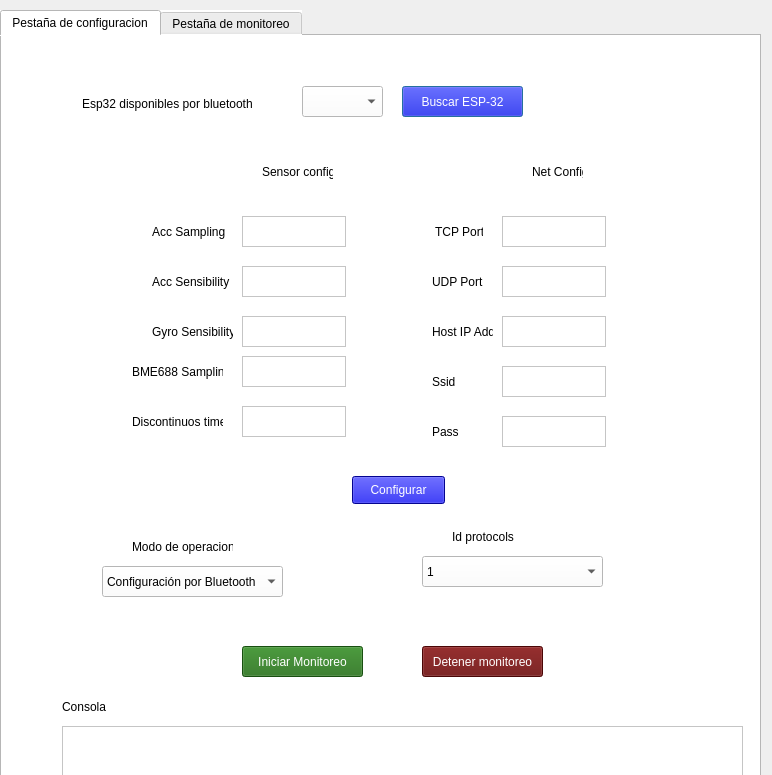
<?xml version="1.0" encoding="UTF-8"?>
<ui version="4.0">
 <class>Dialog</class>
 <widget class="QDialog" name="Dialog">
  <property name="geometry">
   <rect>
    <x>0</x>
    <y>0</y>
    <width>772</width>
    <height>775</height>
   </rect>
  </property>
  <property name="windowTitle">
   <string>Dialog</string>
  </property>
  <widget class="QTabWidget" name="Pestana_principal">
   <property name="geometry">
    <rect>
     <x>0</x>
     <y>10</y>
     <width>761</width>
     <height>811</height>
    </rect>
   </property>
   <property name="styleSheet">
    <string notr="true">background-color: rgb(255, 255, 255);</string>
   </property>
   <property name="currentIndex">
    <number>0</number>
   </property>
   <widget class="QWidget" name="tab">
    <attribute name="title">
     <string>Pestaña de configuracion</string>
    </attribute>
    <widget class="QComboBox" name="selec_esp">
     <property name="geometry">
      <rect>
       <x>300</x>
       <y>50</y>
       <width>81</width>
       <height>31</height>
      </rect>
     </property>
     <property name="styleSheet">
      <string notr="true">background-color: rgb(255, 255, 255);</string>
     </property>
    </widget>
    <widget class="QPushButton" name="search_esp32">
     <property name="geometry">
      <rect>
       <x>400</x>
       <y>50</y>
       <width>121</width>
       <height>31</height>
      </rect>
     </property>
     <property name="styleSheet">
      <string notr="true">background-color: rgb(5, 5, 203);
color: rgb(255, 255, 255);</string>
     </property>
     <property name="text">
      <string>Buscar ESP-32</string>
     </property>
    </widget>
    <widget class="QPushButton" name="boton_configuracion">
     <property name="geometry">
      <rect>
       <x>350</x>
       <y>440</y>
       <width>93</width>
       <height>28</height>
      </rect>
     </property>
     <property name="styleSheet">
      <string notr="true">background-color: rgb(5, 5, 203);
color: rgb(255, 255, 255);</string>
     </property>
     <property name="text">
      <string>Configurar</string>
     </property>
    </widget>
    <widget class="QLabel" name="label_7">
     <property name="geometry">
      <rect>
       <x>150</x>
       <y>180</y>
       <width>81</width>
       <height>31</height>
      </rect>
     </property>
     <property name="text">
      <string>Acc Sampling</string>
     </property>
    </widget>
    <widget class="QTextEdit" name="text_acc_sampling">
     <property name="geometry">
      <rect>
       <x>240</x>
       <y>180</y>
       <width>104</width>
       <height>31</height>
      </rect>
     </property>
    </widget>
    <widget class="QTextEdit" name="text_acc_sensibity">
     <property name="geometry">
      <rect>
       <x>240</x>
       <y>230</y>
       <width>104</width>
       <height>31</height>
      </rect>
     </property>
    </widget>
    <widget class="QLabel" name="label_1">
     <property name="geometry">
      <rect>
       <x>80</x>
       <y>60</y>
       <width>181</width>
       <height>16</height>
      </rect>
     </property>
     <property name="styleSheet">
      <string notr="true">color: rgb(0, 0, 0);

</string>
     </property>
     <property name="text">
      <string>Esp32 disponibles por bluetooth</string>
     </property>
    </widget>
    <widget class="QLabel" name="label_9">
     <property name="geometry">
      <rect>
       <x>150</x>
       <y>230</y>
       <width>81</width>
       <height>31</height>
      </rect>
     </property>
     <property name="text">
      <string>Acc Sensibility</string>
     </property>
    </widget>
    <widget class="QTextEdit" name="text_gyro_sensibility">
     <property name="geometry">
      <rect>
       <x>240</x>
       <y>280</y>
       <width>104</width>
       <height>31</height>
      </rect>
     </property>
    </widget>
    <widget class="QLabel" name="label_11">
     <property name="geometry">
      <rect>
       <x>150</x>
       <y>280</y>
       <width>81</width>
       <height>31</height>
      </rect>
     </property>
     <property name="text">
      <string>Gyro Sensibility</string>
     </property>
    </widget>
    <widget class="QLabel" name="label_20">
     <property name="geometry">
      <rect>
       <x>130</x>
       <y>320</y>
       <width>91</width>
       <height>31</height>
      </rect>
     </property>
     <property name="text">
      <string>BME688 Sampling</string>
     </property>
    </widget>
    <widget class="QTextEdit" name="textEdit_18">
     <property name="geometry">
      <rect>
       <x>240</x>
       <y>320</y>
       <width>104</width>
       <height>31</height>
      </rect>
     </property>
    </widget>
    <widget class="QLabel" name="label_27">
     <property name="geometry">
      <rect>
       <x>130</x>
       <y>370</y>
       <width>91</width>
       <height>31</height>
      </rect>
     </property>
     <property name="text">
      <string>Discontinuos time</string>
     </property>
    </widget>
    <widget class="QTextEdit" name="text_disc_time">
     <property name="geometry">
      <rect>
       <x>240</x>
       <y>370</y>
       <width>104</width>
       <height>31</height>
      </rect>
     </property>
    </widget>
    <widget class="QTextEdit" name="text_tcp_port">
     <property name="geometry">
      <rect>
       <x>500</x>
       <y>180</y>
       <width>104</width>
       <height>31</height>
      </rect>
     </property>
     <property name="inputMethodHints">
      <set>Qt::ImhDigitsOnly</set>
     </property>
    </widget>
    <widget class="QLabel" name="label_8">
     <property name="geometry">
      <rect>
       <x>430</x>
       <y>180</y>
       <width>51</width>
       <height>31</height>
      </rect>
     </property>
     <property name="text">
      <string> TCP Port</string>
     </property>
    </widget>
    <widget class="QTextEdit" name="text_udp_port">
     <property name="geometry">
      <rect>
       <x>500</x>
       <y>230</y>
       <width>104</width>
       <height>31</height>
      </rect>
     </property>
    </widget>
    <widget class="QLabel" name="label_10">
     <property name="geometry">
      <rect>
       <x>430</x>
       <y>230</y>
       <width>61</width>
       <height>31</height>
      </rect>
     </property>
     <property name="text">
      <string>UDP Port</string>
     </property>
    </widget>
    <widget class="QTextEdit" name="text_host_ip">
     <property name="geometry">
      <rect>
       <x>500</x>
       <y>280</y>
       <width>104</width>
       <height>31</height>
      </rect>
     </property>
    </widget>
    <widget class="QLabel" name="label_12">
     <property name="geometry">
      <rect>
       <x>430</x>
       <y>280</y>
       <width>61</width>
       <height>31</height>
      </rect>
     </property>
     <property name="text">
      <string>Host IP Addr</string>
     </property>
    </widget>
    <widget class="QTextEdit" name="text_ssid">
     <property name="geometry">
      <rect>
       <x>500</x>
       <y>330</y>
       <width>104</width>
       <height>31</height>
      </rect>
     </property>
    </widget>
    <widget class="QLabel" name="label_26">
     <property name="geometry">
      <rect>
       <x>430</x>
       <y>330</y>
       <width>61</width>
       <height>31</height>
      </rect>
     </property>
     <property name="text">
      <string>Ssid</string>
     </property>
    </widget>
    <widget class="QTextEdit" name="text_pass">
     <property name="geometry">
      <rect>
       <x>500</x>
       <y>380</y>
       <width>104</width>
       <height>31</height>
      </rect>
     </property>
    </widget>
    <widget class="QLabel" name="label_28">
     <property name="geometry">
      <rect>
       <x>430</x>
       <y>380</y>
       <width>61</width>
       <height>31</height>
      </rect>
     </property>
     <property name="text">
      <string>Pass</string>
     </property>
    </widget>
    <widget class="QLabel" name="label_3">
     <property name="geometry">
      <rect>
       <x>530</x>
       <y>120</y>
       <width>51</width>
       <height>31</height>
      </rect>
     </property>
     <property name="text">
      <string>Net Config</string>
     </property>
    </widget>
    <widget class="QLabel" name="label_2">
     <property name="geometry">
      <rect>
       <x>260</x>
       <y>120</y>
       <width>71</width>
       <height>31</height>
      </rect>
     </property>
     <property name="text">
      <string>Sensor config</string>
     </property>
    </widget>
    <widget class="QTextEdit" name="consola_1">
     <property name="geometry">
      <rect>
       <x>60</x>
       <y>690</y>
       <width>681</width>
       <height>81</height>
      </rect>
     </property>
     <property name="styleSheet">
      <string notr="true">background-color: rgb(255, 255, 255);</string>
     </property>
    </widget>
    <widget class="QLabel" name="label_31">
     <property name="geometry">
      <rect>
       <x>60</x>
       <y>660</y>
       <width>141</width>
       <height>21</height>
      </rect>
     </property>
     <property name="styleSheet">
      <string notr="true">color: rgb(0, 0, 0);

</string>
     </property>
     <property name="text">
      <string>Consola</string>
     </property>
    </widget>
    <widget class="QPushButton" name="boton_inicio">
     <property name="geometry">
      <rect>
       <x>240</x>
       <y>610</y>
       <width>121</width>
       <height>31</height>
      </rect>
     </property>
     <property name="styleSheet">
      <string notr="true">background-color: rgb(34, 111, 22);
color: rgb(255, 255, 255);</string>
     </property>
     <property name="text">
      <string>Iniciar Monitoreo</string>
     </property>
    </widget>
    <widget class="QComboBox" name="selec_10">
     <property name="geometry">
      <rect>
       <x>100</x>
       <y>530</y>
       <width>181</width>
       <height>31</height>
      </rect>
     </property>
     <property name="styleSheet">
      <string notr="true">background-color: rgb(255, 255, 255);</string>
     </property>
     <item>
      <property name="text">
       <string>Configuración por Bluetooth </string>
      </property>
     </item>
     <item>
      <property name="text">
       <string>Configuración vía TCP en BD </string>
      </property>
     </item>
     <item>
      <property name="text">
       <string>Conexión TCP continua</string>
      </property>
     </item>
     <item>
      <property name="text">
       <string>Conexión TCP discontinua</string>
      </property>
     </item>
     <item>
      <property name="text">
       <string>Conexión UDP</string>
      </property>
     </item>
     <item>
      <property name="text">
       <string>BLE continua </string>
      </property>
     </item>
     <item>
      <property name="text">
       <string>BLE discontinua</string>
      </property>
     </item>
    </widget>
    <widget class="QLabel" name="label_29">
     <property name="geometry">
      <rect>
       <x>130</x>
       <y>500</y>
       <width>101</width>
       <height>21</height>
      </rect>
     </property>
     <property name="styleSheet">
      <string notr="true">color: rgb(0, 0, 0);

</string>
     </property>
     <property name="text">
      <string>Modo de operacion</string>
     </property>
    </widget>
    <widget class="QPushButton" name="boton_detener">
     <property name="geometry">
      <rect>
       <x>420</x>
       <y>610</y>
       <width>121</width>
       <height>31</height>
      </rect>
     </property>
     <property name="styleSheet">
      <string notr="true">background-color: rgb(103, 8, 8);
color: rgb(255, 255, 255);</string>
     </property>
     <property name="text">
      <string>Detener monitoreo</string>
     </property>
    </widget>
    <widget class="QComboBox" name="selec_11">
     <property name="geometry">
      <rect>
       <x>420</x>
       <y>520</y>
       <width>181</width>
       <height>31</height>
      </rect>
     </property>
     <property name="styleSheet">
      <string notr="true">background-color: rgb(255, 255, 255);</string>
     </property>
     <item>
      <property name="text">
       <string>1</string>
      </property>
     </item>
     <item>
      <property name="text">
       <string>2</string>
      </property>
     </item>
     <item>
      <property name="text">
       <string>3</string>
      </property>
     </item>
     <item>
      <property name="text">
       <string>4</string>
      </property>
     </item>
     <item>
      <property name="text">
       <string>5</string>
      </property>
     </item>
    </widget>
    <widget class="QLabel" name="label_30">
     <property name="geometry">
      <rect>
       <x>450</x>
       <y>490</y>
       <width>101</width>
       <height>21</height>
      </rect>
     </property>
     <property name="styleSheet">
      <string notr="true">color: rgb(0, 0, 0);

</string>
     </property>
     <property name="text">
      <string>Id protocols</string>
     </property>
    </widget>
   </widget>
   <widget class="QWidget" name="tab_2">
    <attribute name="title">
     <string>Pestaña de monitoreo</string>
    </attribute>
    <widget class="GraphicsLayoutWidget" name="plot1">
     <property name="geometry">
      <rect>
       <x>30</x>
       <y>50</y>
       <width>691</width>
       <height>141</height>
      </rect>
     </property>
     <property name="styleSheet">
      <string notr="true">background-color: rgb(0, 0, 0);</string>
     </property>
    </widget>
    <widget class="GraphicsLayoutWidget" name="plot2">
     <property name="geometry">
      <rect>
       <x>30</x>
       <y>240</y>
       <width>691</width>
       <height>141</height>
      </rect>
     </property>
     <property name="styleSheet">
      <string notr="true">background-color: rgb(0, 0, 0);</string>
     </property>
    </widget>
    <widget class="QLabel" name="label_21">
     <property name="geometry">
      <rect>
       <x>40</x>
       <y>610</y>
       <width>141</width>
       <height>21</height>
      </rect>
     </property>
     <property name="styleSheet">
      <string notr="true">color: rgb(0, 0, 0);

</string>
     </property>
     <property name="text">
      <string>Consola</string>
     </property>
    </widget>
    <widget class="QProgressBar" name="barra">
     <property name="geometry">
      <rect>
       <x>510</x>
       <y>700</y>
       <width>111</width>
       <height>16</height>
      </rect>
     </property>
     <property name="value">
      <number>24</number>
     </property>
    </widget>
    <widget class="QTextEdit" name="consola_4">
     <property name="geometry">
      <rect>
       <x>40</x>
       <y>640</y>
       <width>681</width>
       <height>81</height>
      </rect>
     </property>
     <property name="styleSheet">
      <string notr="true">background-color: rgb(255, 255, 255);</string>
     </property>
    </widget>
    <widget class="QComboBox" name="selec_plot1">
     <property name="geometry">
      <rect>
       <x>370</x>
       <y>10</y>
       <width>141</width>
       <height>31</height>
      </rect>
     </property>
     <property name="styleSheet">
      <string notr="true">background-color: rgb(255, 255, 255);</string>
     </property>
     <item>
      <property name="text">
       <string>Temperatura</string>
      </property>
     </item>
     <item>
      <property name="text">
       <string>humedad</string>
      </property>
     </item>
     <item>
      <property name="text">
       <string>Acc_x</string>
      </property>
     </item>
     <item>
      <property name="text">
       <string>Acc_y</string>
      </property>
     </item>
     <item>
      <property name="text">
       <string>Acc_z</string>
      </property>
     </item>
     <item>
      <property name="text">
       <string>RMS</string>
      </property>
     </item>
    </widget>
    <widget class="QLabel" name="label_23">
     <property name="geometry">
      <rect>
       <x>160</x>
       <y>10</y>
       <width>201</width>
       <height>31</height>
      </rect>
     </property>
     <property name="text">
      <string>Seleccionar variable a graficar en plot 1</string>
     </property>
    </widget>
    <widget class="QLabel" name="label_24">
     <property name="geometry">
      <rect>
       <x>160</x>
       <y>200</y>
       <width>201</width>
       <height>31</height>
      </rect>
     </property>
     <property name="text">
      <string>Seleccionar variable a graficar en plot 2</string>
     </property>
    </widget>
    <widget class="QComboBox" name="selec_plot2">
     <property name="geometry">
      <rect>
       <x>370</x>
       <y>200</y>
       <width>141</width>
       <height>31</height>
      </rect>
     </property>
     <property name="styleSheet">
      <string notr="true">background-color: rgb(255, 255, 255);</string>
     </property>
     <item>
      <property name="text">
       <string>Temperatura</string>
      </property>
     </item>
     <item>
      <property name="text">
       <string>humedad</string>
      </property>
     </item>
     <item>
      <property name="text">
       <string>Acc_x</string>
      </property>
     </item>
     <item>
      <property name="text">
       <string>Acc_y</string>
      </property>
     </item>
     <item>
      <property name="text">
       <string>Acc_z</string>
      </property>
     </item>
     <item>
      <property name="text">
       <string>RMS</string>
      </property>
     </item>
    </widget>
    <widget class="QComboBox" name="selec_plot3">
     <property name="geometry">
      <rect>
       <x>370</x>
       <y>390</y>
       <width>141</width>
       <height>31</height>
      </rect>
     </property>
     <property name="styleSheet">
      <string notr="true">background-color: rgb(255, 255, 255);</string>
     </property>
     <item>
      <property name="text">
       <string>Temperatura</string>
      </property>
     </item>
     <item>
      <property name="text">
       <string>humedad</string>
      </property>
     </item>
     <item>
      <property name="text">
       <string>Acc_x</string>
      </property>
     </item>
     <item>
      <property name="text">
       <string>Acc_y</string>
      </property>
     </item>
     <item>
      <property name="text">
       <string>Acc_z</string>
      </property>
     </item>
     <item>
      <property name="text">
       <string>RMS</string>
      </property>
     </item>
    </widget>
    <widget class="GraphicsLayoutWidget" name="plot3">
     <property name="geometry">
      <rect>
       <x>30</x>
       <y>430</y>
       <width>691</width>
       <height>141</height>
      </rect>
     </property>
     <property name="styleSheet">
      <string notr="true">background-color: rgb(0, 0, 0);</string>
     </property>
    </widget>
    <widget class="QLabel" name="label_25">
     <property name="geometry">
      <rect>
       <x>150</x>
       <y>390</y>
       <width>201</width>
       <height>31</height>
      </rect>
     </property>
     <property name="text">
      <string>Seleccionar variable a graficar en plot 3</string>
     </property>
    </widget>
    <widget class="QPushButton" name="boton_graficar">
     <property name="geometry">
      <rect>
       <x>270</x>
       <y>580</y>
       <width>93</width>
       <height>28</height>
      </rect>
     </property>
     <property name="styleSheet">
      <string notr="true">background-color: rgb(12, 85, 8);
color: rgb(255, 255, 255);</string>
     </property>
     <property name="text">
      <string>Graficar</string>
     </property>
    </widget>
    <widget class="QPushButton" name="detener">
     <property name="geometry">
      <rect>
       <x>420</x>
       <y>580</y>
       <width>93</width>
       <height>28</height>
      </rect>
     </property>
     <property name="styleSheet">
      <string notr="true">background-color: rgb(204,0,0);
color: rgb(255, 255, 255);</string>
     </property>
     <property name="text">
      <string>Detener</string>
     </property>
    </widget>
   </widget>
  </widget>
 </widget>
 <customwidgets>
  <customwidget>
   <class>GraphicsLayoutWidget</class>
   <extends>QGraphicsView</extends>
   <header location="global">pyqtgraph</header>
  </customwidget>
 </customwidgets>
 <resources/>
 <connections/>
</ui>
